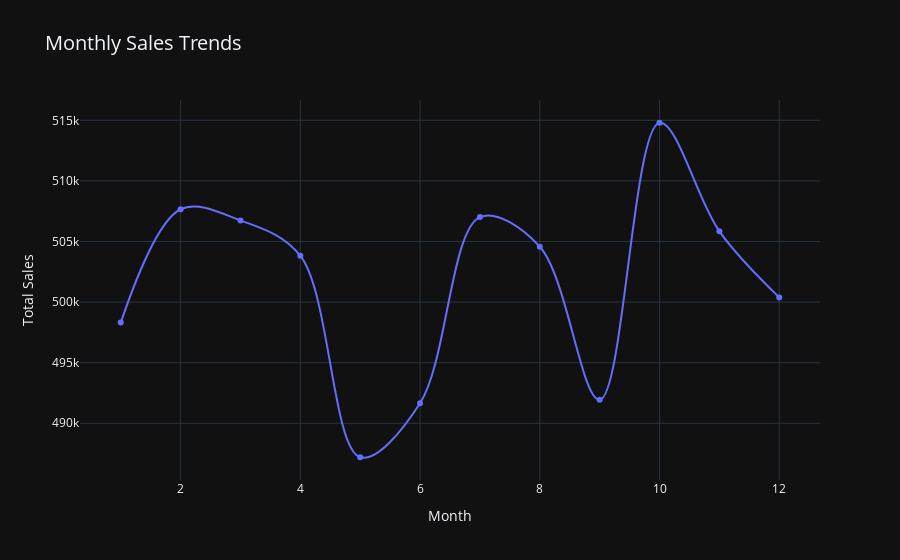

The code cell stored with this chart in its notebook:
### Code cell
monthly_sales = df.loc[:, 'sales_month_1':'sales_month_12'].sum().reset_index()
monthly_sales.columns = ['month', 'total_sales']
monthly_sales['month'] = monthly_sales['month'].apply(lambda x: x.split('_')[-1]).astype(int)

fig = px.line(monthly_sales, x='month', y='total_sales', title='Monthly Sales Trends',
              markers=True, line_shape='spline', color_discrete_sequence=px.colors.qualitative.Plotly)

fig.update_layout(
    title_font_size=20,
    xaxis_title="Month",
    yaxis_title="Total Sales",
    template="plotly_dark",
    plot_bgcolor='rgba(0,0,0,0)'
)

fig.show()

### Figure 1 — Plotly figure (JSON) as saved in the notebook; plotly's stock layout.template omitted (floating-point values rounded to 4 significant figures)
{"data": [{"hovertemplate": "month=%{x}<br>total_sales=%{y}<extra></extra>", "legendgroup": "", "line": {"color": "#636EFA", "dash": "solid", "shape": "spline"}, "marker": {"symbol": "circle"}, "mode": "lines+markers", "name": "", "orientation": "v", "showlegend": false, "type": "scatter", "x": [1, 2, 3, 4, 5, 6, 7, 8, 9, 10, 11, 12], "xaxis": "x", "y": [498306, 507661, 506739, 503823, 487194, 491653, 507011, 504569, 491934, 514798, 505838, 500386], "yaxis": "y"}], "layout": {"legend": {"tracegroupgap": 0}, "plot_bgcolor": "rgba(0,0,0,0)", "title": {"font": {"size": 20}, "text": "Monthly Sales Trends"}, "xaxis": {"anchor": "y", "domain": [0, 1], "title": {"text": "Month"}}, "yaxis": {"anchor": "x", "domain": [0, 1], "title": {"text": "Total Sales"}}}}
